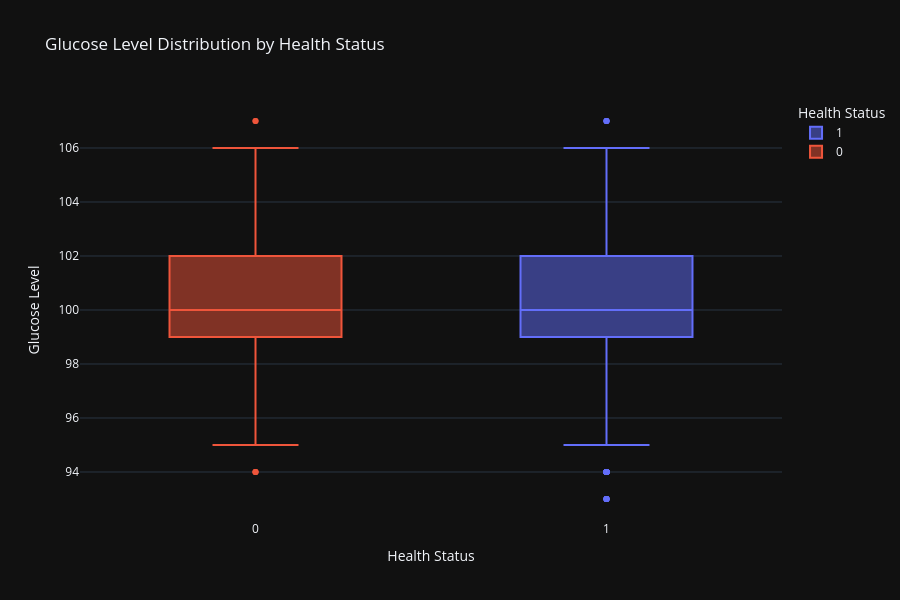

This figure's notebook cell:
### Code cell
fig = px.box(
    df,
    x='Target',
    y='Glucose_Level',
    color='Target',
    title='Glucose Level Distribution by Health Status',
    labels={
        'Target': 'Health Status',
        'Glucose_Level': 'Glucose Level'
    }
)

fig.update_layout(
    template='plotly_dark',
    width=900,
    height=600
)

fig.show()

### Figure 1 — Plotly figure (JSON) as saved in the notebook; plotly's stock layout.template omitted (floating-point values rounded to 4 significant figures; data arrays with more than 128 entries replaced by an {"elided": "..."} marker saying what was removed)
{"data": [{"alignmentgroup": "True", "hovertemplate": "Health Status=%{x}<br>Glucose Level=%{y}<extra></extra>", "legendgroup": "1", "marker": {"color": "#636efa"}, "name": "1", "notched": false, "offsetgroup": "1", "orientation": "v", "showlegend": true, "type": "box", "x": {"elided": "4979 int values"}, "x0": " ", "xaxis": "x", "y": {"elided": "4979 float values"}, "y0": " ", "yaxis": "y"}, {"alignmentgroup": "True", "hovertemplate": "Health Status=%{x}<br>Glucose Level=%{y}<extra></extra>", "legendgroup": "0", "marker": {"color": "#EF553B"}, "name": "0", "notched": false, "offsetgroup": "0", "orientation": "v", "showlegend": true, "type": "box", "x": {"elided": "4570 int values"}, "x0": " ", "xaxis": "x", "y": {"elided": "4570 float values"}, "y0": " ", "yaxis": "y"}], "layout": {"boxmode": "overlay", "height": 600, "legend": {"title": {"text": "Health Status"}, "tracegroupgap": 0}, "title": {"text": "Glucose Level Distribution by Health Status"}, "width": 900, "xaxis": {"anchor": "y", "categoryarray": [1, 0], "categoryorder": "array", "domain": [0, 1], "title": {"text": "Health Status"}}, "yaxis": {"anchor": "x", "domain": [0, 1], "title": {"text": "Glucose Level"}}}}
